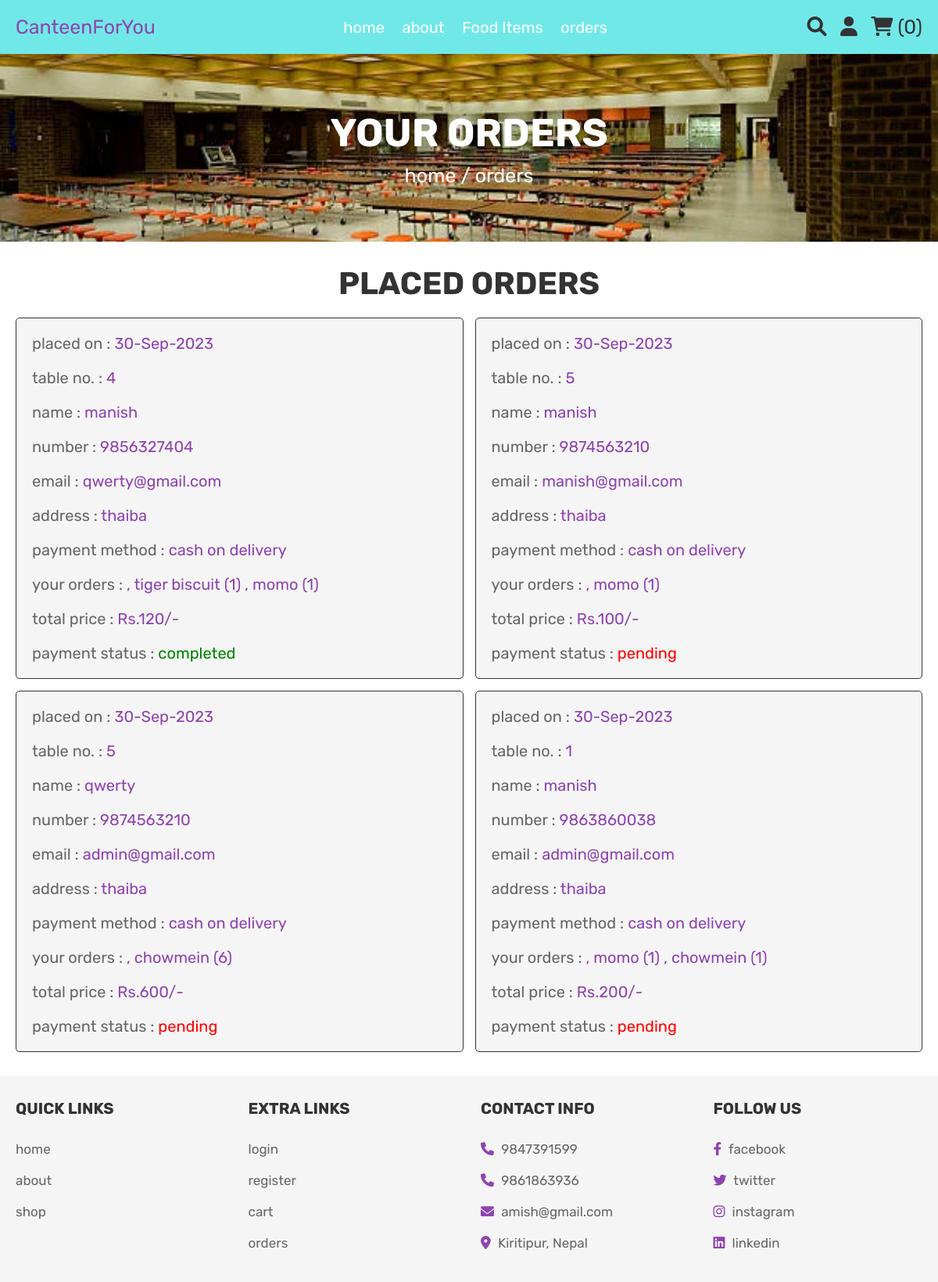
Screenshot of /orders.php (signed in) with the database file from the repository.
### tables this page shows
CREATE TABLE `orders` (
  `id` int(100) NOT NULL,
  `user_id` int(100) NOT NULL,
  `table_no` int(11) NOT NULL,
  `name` varchar(100) NOT NULL,
  `number` varchar(12) NOT NULL,
  `email` varchar(100) NOT NULL,
  `method` varchar(50) NOT NULL,
  `address` varchar(500) NOT NULL,
  `total_products` varchar(1000) NOT NULL,
  `total_price` int(100) NOT NULL,
  `placed_on` varchar(50) NOT NULL,
  `payment_status` varchar(20) NOT NULL DEFAULT 'pending'
);

### orders.php (the view, shortened to what this page needs)
<?php
include 'config.php';
$user_id = $_SESSION['user_id'];
?>
<!DOCTYPE html>
<html lang="en">
<head>
   <link rel="stylesheet" href="https://cdnjs.cloudflare.com/ajax/libs/font-awesome/6.0.0/css/all.min.css">
   <link rel="stylesheet" href="css/style.css?v=<?php echo time();?>">
</head>
<body>
<?php include 'header.php'; ?>
<div class="heading">
   <h3>your orders</h3>
   <p> <a href="home.php">home</a> / orders </p>
</div>
<section class="placed-orders">
   <h1 class="title">placed orders</h1>
   <div class="box-container">
      <?php
         $order_query = mysqli_query($conn, "SELECT * FROM `orders` WHERE user_id = '$user_id'") or die('query failed');
         if(mysqli_num_rows($order_query) > 0){
            while($fetch_orders = mysqli_fetch_assoc($order_query)){
      ?>
      <div class="box">
         <p> placed on : <span><?php echo $fetch_orders['placed_on']; ?></span> </p>
         <p> table no. : <span><?php echo $fetch_orders['table_no']; ?></span> </p>
         <p> name : <span><?php echo $fetch_orders['name']; ?></span> </p>
         <p> number : <span><?php echo $fetch_orders['number']; ?></span> </p>
         <p> email : <span><?php echo $fetch_orders['email']; ?></span> </p>
         <p> address : <span><?php echo $fetch_orders['address']; ?></span> </p>
         <p> payment method : <span><?php echo $fetch_orders['method']; ?></span> </p>
         <p> your orders : <span><?php echo $fetch_orders['total_products']; ?></span> </p>
         <p> total price : <span>Rs.<?php echo $fetch_orders['total_price']; ?>/-</span> </p>
         <p> payment status : <span style="color:<?php if($fetch_orders['payment_status'] == 'pending'){ echo 'red'; }else{ echo 'green'; } ?>;"><?php echo $fetch_orders['payment_status']; ?></span> </p>
         </div>
      <?php
       }
      }else{
         echo '<p class="empty">no orders placed yet!</p>';
      }
      ?>
   </div>
</section>
<?php include 'footer.php'; ?>
</body>
</html>

### css/style.css (style rules this page uses)
:root { --purple:#8e44ad; --red:#c0392b; --orange:#f39c12; --black:#333; --white:#fff; --light-color:#666; --light-white:#ccc; --light-bg:#f5f5f5; --border:.1rem solid var(--black); --box-shadow:0 .5rem 1rem rgba(0,0,0,.1); }
* { font-family: 'Rubik', sans-serif; margin:0; padding:0; box-sizing: border-box; outline: none; border:none; text-decoration: none; transition:all .2s linear; }
html { font-size: 62.5%; overflow-x: hidden; }
section { padding:3rem 2rem; }
.title { text-align: center; margin-bottom: 2rem; text-transform: uppercase; color:var(--black); font-size: 4rem; }
.heading { min-height: 30vh; display: flex; flex-flow: column; align-items: center; justify-content: center; gap:1rem; background: url(../images/lunchroom.jpg) no-repeat; background-size: cover; background-position: center; text-align: center; }
.heading h3 { font-size: 5rem; color:#fff; text-transform: uppercase; }
.heading p { font-size: 2.5rem; color:#fff; }
.heading p a { color:#fff; }
.placed-orders .box-container { max-width: 1200px; margin:0 auto; display:flex; flex-wrap: wrap; align-items: center; gap:1.5rem; }
.placed-orders .box-container .box { flex:1 1 40rem; border-radius: .5rem; padding:2rem; border:var(--border); background-color: var(--light-bg); padding:1rem 2rem; }
.placed-orders .box-container .box p { padding:1rem 0; font-size: 2rem; color:var(--light-color); }
.placed-orders .box-container .box p span { color:var(--purple); }

### rows the page displays
orders: placed_on "30-Sep-2023", table_no "4", name "manish", number "9856327404", email "qwerty@gmail.com", address "thaiba", method "cash on delivery", total_products ", tiger biscuit (1) , momo (1)", total_price "120", payment_status "completed"
orders: placed_on "30-Sep-2023", table_no "5", name "manish", number "9874563210", email "manish@gmail.com", address "thaiba", method "cash on delivery", total_products ", momo (1)", total_price "100", payment_status "pending"
orders: placed_on "30-Sep-2023", table_no "5", name "qwerty", number "9874563210", email "admin@gmail.com", address "thaiba", method "cash on delivery", total_products ", chowmein (6)", total_price "600", payment_status "pending"
orders: placed_on "30-Sep-2023", table_no "1", name "manish", number "9863860038", email "admin@gmail.com", address "thaiba", method "cash on delivery", total_products ", momo (1) , chowmein (1)", total_price "200", payment_status "pending"

### other values shown
$cart_rows_number "0"
